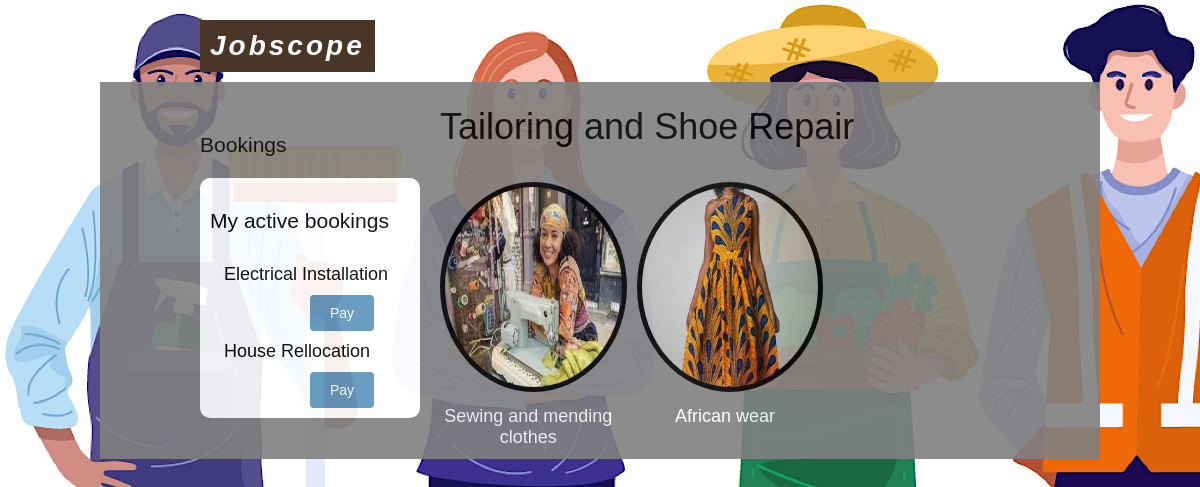
Screenshot of /service/tailor/ (signed in) with the database file from the repository.
### booking/models.py (models this page shows, shortened)
class Booking(models.Model):
    name = models.ForeignKey(User, on_delete=models.CASCADE)
    service = models.ForeignKey(Service, on_delete=models.CASCADE)
    item = models.ForeignKey(Item, on_delete=models.CASCADE)
    description = models.TextField(blank=True)
    telephone=models.CharField(max_length=12, blank=False)
    email=models.EmailField(max_length=200)
    location=models.CharField(max_length=200)
    paid=models.BooleanField(default=False)
    updated = models.DateTimeField(auto_now=True)
    created = models.DateTimeField(auto_now_add=True)
    braintree_id = models.CharField(max_length=150, blank=True)
    class Meta:
        verbose_name = 'booking'
        verbose_name_plural = 'bookings'
    def get_absolute_url(self):
        return reverse('payment:process', args=[self.id])

### service/models.py (models this page shows, shortened)
class Service(models.Model):
    name = models.CharField(max_length=200, db_index=True)
    slug = models.SlugField(max_length=200, db_index=True)
    description = models.TextField(blank=True)
    category = models.ForeignKey(Category, related_name='service', on_delete=models.CASCADE)
    image = models.ImageField(upload_to='products/%Y/%m/%d', blank=True)
    created = models.DateTimeField(auto_now_add=True)
    updated = models.DateTimeField(auto_now=True)
    def __str__(self):
        return self.name
    def get_absolute_url(self):
        return reverse('jobscope:service_detail', args=[self.id, self.slug])

class Category(models.Model):
    name = models.CharField(max_length=200, db_index=True)
    slug = models.SlugField(max_length=200, unique=True)
    image = models.ImageField(upload_to='categories/%Y/%m/%d', blank=True)
    class Meta:
        verbose_name = 'category'
        verbose_name_plural = 'categories'

### service/views.py (the view)
# urls.py: path('<slug:category_slug>/', views.category_list, name='category_services'),
def category_list(request, category_slug):
    services = Service.objects.all()
    category = get_object_or_404(Category, slug=category_slug)
    services = services.filter(category=category)
    bookings = Booking.objects.all()
    username = request.user.username
    user = User.objects.get(username = username)
    booked_services = bookings.filter(name=user)
    return render(request, 'shop/product/services.html', {'category':category, 'services':services, 'booked_services':booked_services})

### service/templates/shop/product/services.html (shortened to what this page needs)
{% extends "shop/base.html" %}
{% load static %}
{% block content %}
<div id="sidebar">
	<h3>Bookings</h3>
  <div class="aboutdiv">
  <div class="booked">
  <h3>My active bookings</h3>
  {% for a in booked_services %}
  <ul>
	  <li class="each">{{ a.service }}</li>
	  <a href="{{ a.get_absolute_url }}"><input class="pay" type="submit" value="Pay"></a>
  </ul>
  {% endfor %}
  </div>
  </div>
 </div>
<div id="main" class="product-list">
	<h1>{{ category.name }}</h1>
  {% for s in services %}
  <div class="item">
      <img style="height:100px, weight:100px" src="{% if s.image %}{{ s.image.url }}{% else %}{% static "img/no_image.png" %}{% endif %}">
    <a href="{{ s.get_absolute_url }}">{{ s.name }}</a>
    <br>
  </div>
  {% endfor %}
</div>
{% endblock %}

### static/css/base.css (style rules this page uses)
body { margin: 0; font-family: 'Lato', sans-serif; bckground: #009FFF; bakground: linear-gradient(to right, #ec2F4B, #009FFF); }
body { margin:0; padding:0; font-family:helvetica, sans-serif; }
h1, h2, h3, h4, h5 , h6 { font-family: 'Ubuntu', sans-serif; font-weight:normal; }
a { text-decoration:none; color:#5993bb; }
a.button, input[type="submit"] { color:#fff; background:#5993bb; border-radius:4px; padding:10px 20px; font-size:14px; border:0; }
#sidebar { width:220px; padding:30px 20px 0 0; float:left; }
#sidebar ul { margin:0; padding:0; }
#sidebar ul li { margin:0; list-style:none; padding:10px 14px; }
#main { float:left; width: 96%; margin-right:-220px; overflow:hidden; }
.product-list .item { width:23%; padding:10px 20px 10px 0; float:left; text-align:center; line-height:1.2; }
.product-list .item img { width:100%; height:200px; margin-bottom:8px; border-radius: 50%; background-color:black; padding:5px; }
.product-list a { color:white; }
.booked { background-color: white; padding:10px; border-radius: 10px; }
.pay { margin-left: 100px; }

### rows the page displays
Booking: service "Electrical Installation"
Booking: service "House Rellocation"
Category: name "Tailoring and Shoe Repair"
Service: image (picture), name "Sewing and mending clothes"
Service: image (picture), name "African wear"
